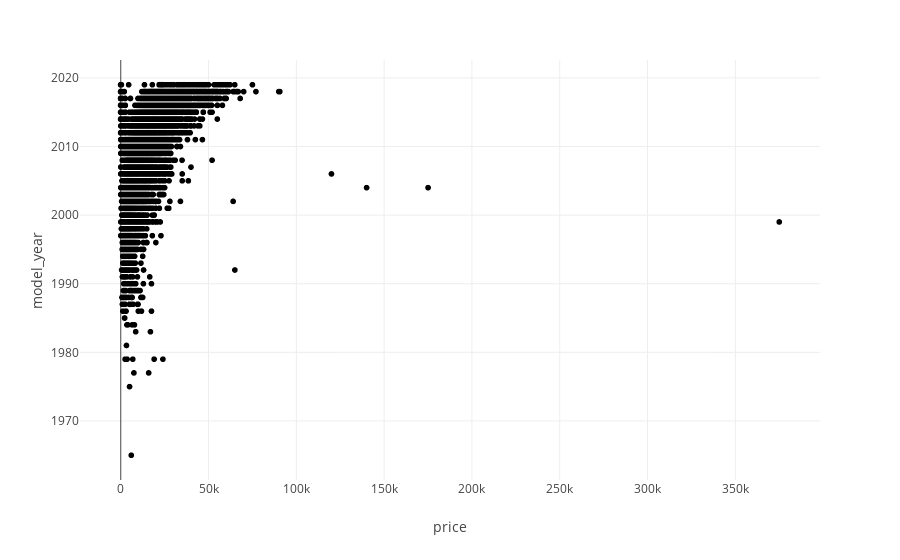

Notebook cell for this chart:
### Markdown cell above
visualizing the price range for different car types

### Code cell
model_year_price = px.scatter(df, x = "price", y = "model_year")
model_year_price.show()

st.plotly_chart(model_year_price)

### Figure 1 — Plotly figure (JSON) as saved in the notebook; plotly's stock layout.template omitted (floating-point values rounded to 4 significant figures; data arrays with more than 128 entries replaced by an {"elided": "..."} marker saying what was removed)
{"data": [{"hovertemplate": "price=%{x}<br>model_year=%{y}<extra></extra>", "legendgroup": "", "marker": {"color": "#000001", "symbol": "circle"}, "mode": "markers", "name": "", "showlegend": false, "type": "scattergl", "x": {"elided": "14852 int values"}, "xaxis": "x", "y": {"elided": "14852 int values"}, "yaxis": "y"}], "layout": {"legend": {"tracegroupgap": 0}, "margin": {"t": 60}, "xaxis": {"anchor": "y", "domain": [0, 1], "title": {"text": "price"}}, "yaxis": {"anchor": "x", "domain": [0, 1], "title": {"text": "model_year"}}}}
